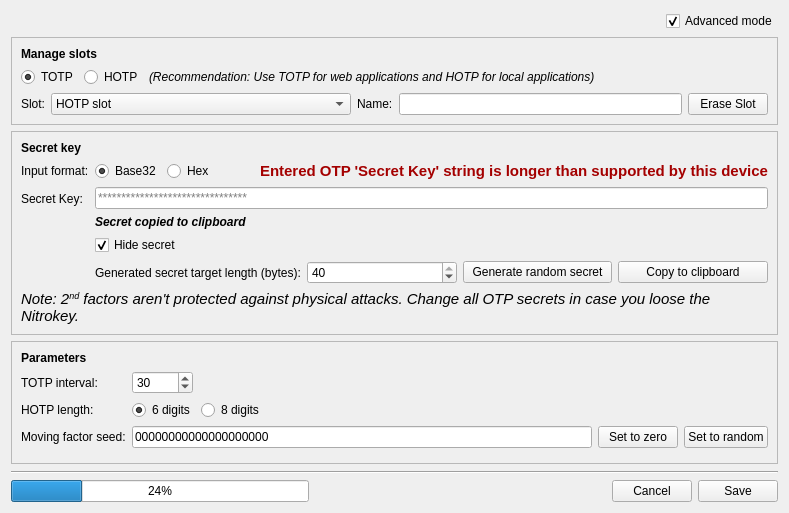
      <widget class="QWidget" name="tab">
       <attribute name="title">
        <string>OTP</string>
       </attribute>
       <layout class="QVBoxLayout" name="verticalLayout_16">
        <item alignment="Qt::AlignRight">
         <widget class="QCheckBox" name="checkBox_2">
          <property name="text">
           <string>Advanced mode</string>
          </property>
          <property name="checked">
           <bool>true</bool>
          </property>
         </widget>
        </item>
        <item>
         <widget class="QFrame" name="frame_8">
          <property name="autoFillBackground">
           <bool>false</bool>
          </property>
          <property name="frameShape">
           <enum>QFrame::StyledPanel</enum>
          </property>
          <property name="frameShadow">
           <enum>QFrame::Sunken</enum>
          </property>
          <layout class="QVBoxLayout" name="verticalLayout_11">
           <property name="sizeConstraint">
            <enum>QLayout::SetDefaultConstraint</enum>
           </property>
           <item>
            <widget class="QLabel" name="label_24">
             <property name="font">
              <font>
               <weight>75</weight>
               <bold>true</bold>
              </font>
             </property>
             <property name="text">
              <string>Manage slots</string>
             </property>
            </widget>
           </item>
           <item>
            <layout class="QHBoxLayout" name="horizontalLayout_14">
             <item>
              <widget class="QRadioButton" name="radioButton_2">
               <property name="accessibleName">
                <string>Select slot type: TOTP</string>
               </property>
               <property name="accessibleDescription">
                <string>(Recommendation: Use TOTP for web applications and HOTP for local applications)</string>
               </property>
               <property name="text">
                <string>TOTP</string>
               </property>
               <property name="checked">
                <bool>true</bool>
               </property>
              </widget>
             </item>
             <item>
              <widget class="QRadioButton" name="radioButton">
               <property name="accessibleName">
                <string>Select slot type: HOTP</string>
               </property>
               <property name="accessibleDescription">
                <string>(Recommendation: Use TOTP for web applications and HOTP for local applications)</string>
               </property>
               <property name="text">
                <string>HOTP</string>
               </property>
              </widget>
             </item>
             <item>
              <widget class="QLabel" name="label_25">
               <property name="font">
                <font>
                 <italic>true</italic>
                </font>
               </property>
               <property name="text">
                <string>(Recommendation: Use TOTP for web applications and HOTP for local applications)</string>
               </property>
              </widget>
             </item>
             <item>
              <spacer name="horizontalSpacer_14">
               <property name="orientation">
                <enum>Qt::Horizontal</enum>
               </property>
               <property name="sizeHint" stdset="0">
                <size>
                 <width>40</width>
                 <height>20</height>
                </size>
               </property>
              </spacer>
             </item>
            </layout>
           </item>
           <item>
            <layout class="QHBoxLayout" name="horizontalLayout_9">
             <item>
              <widget class="QLabel" name="label">
               <property name="text">
                <string>Slot:</string>
               </property>
              </widget>
             </item>
             <item>
              <widget class="QComboBox" name="slotComboBox">
               <property name="minimumSize">
                <size>
                 <width>300</width>
                 <height>0</height>
                </size>
               </property>
               <property name="accessibleName">
                <string>Select OTP slot number</string>
               </property>
               <property name="currentText">
                <string notr="true">HOTP slot</string>
               </property>
               <property name="currentIndex">
                <number>0</number>
               </property>
               <item>
                <property name="text">
                 <string notr="true">HOTP slot</string>
                </property>
               </item>
              </widget>
             </item>
             <item>
              <widget class="QLabel" name="label_2">
               <property name="text">
                <string>Name:</string>
               </property>
              </widget>
             </item>
             <item>
              <widget class="QLineEdit" name="nameEdit">
               <property name="accessibleName">
                <string>Slot name</string>
               </property>
               <property name="inputMask">
                <string/>
               </property>
               <property name="maxLength">
                <number>15</number>
               </property>
              </widget>
             </item>
             <item>
              <widget class="QPushButton" name="eraseButton">
               <property name="text">
                <string>Erase Slot</string>
               </property>
              </widget>
             </item>
            </layout>
           </item>
          </layout>
         </widget>
        </item>
        <item>
         <widget class="QFrame" name="frame">
          <property name="autoFillBackground">
           <bool>false</bool>
          </property>
          <property name="frameShape">
           <enum>QFrame::StyledPanel</enum>
          </property>
          <property name="frameShadow">
           <enum>QFrame::Sunken</enum>
          </property>
          <layout class="QVBoxLayout" name="verticalLayout_7">
           <item>
            <widget class="QLabel" name="label_21">
             <property name="font">
              <font>
               <weight>75</weight>
               <bold>true</bold>
              </font>
             </property>
             <property name="text">
              <string>Secret key</string>
             </property>
            </widget>
           </item>
           <item>
            <layout class="QFormLayout" name="formLayout_4">
             <property name="fieldGrowthPolicy">
              <enum>QFormLayout::AllNonFixedFieldsGrow</enum>
             </property>
             <item row="1" column="0">
              <widget class="QLabel" name="label_4">
               <property name="text">
                <string>Input format:</string>
               </property>
              </widget>
             </item>
             <item row="1" column="1">
              <layout class="QHBoxLayout" name="horizontalLayout_6">
               <item>
                <widget class="QRadioButton" name="base32RadioButton">
                 <property name="toolTip">
                  <string>Example: &quot;ZR3M5I...&quot;</string>
                 </property>
                 <property name="accessibleName">
                  <string>Secret input format: base32</string>
                 </property>
                 <property name="text">
                  <string>Base32</string>
                 </property>
                 <property name="checkable">
                  <bool>true</bool>
                 </property>
                 <property name="checked">
                  <bool>true</bool>
                 </property>
                </widget>
               </item>
               <item>
                <widget class="QRadioButton" name="hexRadioButton">
                 <property name="toolTip">
                  <string>Example: &quot;A3911C05...&quot; (remove any 0x prefix)</string>
                 </property>
                 <property name="accessibleName">
                  <string>Secret input format: hex</string>
                 </property>
                 <property name="text">
                  <string>Hex</string>
                 </property>
                 <property name="checked">
                  <bool>false</bool>
                 </property>
                </widget>
               </item>
               <item>
                <spacer name="horizontalSpacer_2">
                 <property name="orientation">
                  <enum>Qt::Horizontal</enum>
                 </property>
                 <property name="sizeHint" stdset="0">
                  <size>
                   <width>40</width>
                   <height>20</height>
                  </size>
                 </property>
                </spacer>
               </item>
               <item>
                <widget class="QLabel" name="l_supportedLength">
                 <property name="font">
                  <font>
                   <pointsize>11</pointsize>
                  </font>
                 </property>
                 <property name="accessibleName">
                  <string>Entered OTP 'Secret Key' string is longer than supported by this device</string>
                 </property>
                 <property name="accessibleDescription">
                  <string>Label shown when the OTP secret key is too long</string>
                 </property>
                 <property name="text">
                  <string extracomment="Label shown when the OTP secret key is too long">&lt;html&gt;&lt;head/&gt;&lt;body&gt;&lt;p&gt;&lt;span style=&quot; font-weight:600; color:#a40000;&quot;&gt;Entered OTP 'Secret Key' string is longer than supported by this device&lt;/span&gt;&lt;/p&gt;&lt;/body&gt;&lt;/html&gt;</string>
                 </property>
                </widget>
               </item>
              </layout>
             </item>
             <item row="2" column="0">
              <widget class="QLabel" name="label_3">
               <property name="toolTip">
                <string>&lt;html&gt;&lt;head/&gt;&lt;body&gt;&lt;p&gt;The secret is provided by your service provider you may want to login or can be configured in your local application which you may want to login to.&lt;/p&gt;&lt;/body&gt;&lt;/html&gt;</string>
               </property>
               <property name="text">
                <string>Secret Key:</string>
               </property>
              </widget>
             </item>
             <item row="2" column="1">
              <layout class="QVBoxLayout" name="verticalLayout_6">
               <item>
                <widget class="QLineEdit" name="secretEdit">
                 <property name="toolTip">
                  <string>The secret is provided by your service provider you may want to login or can be configured in your local application which you may want to login to.</string>
                 </property>
                 <property name="accessibleName">
                  <string>OTP secret key</string>
                 </property>
                 <property name="accessibleDescription">
                  <string>Note: 2nd factors aren't protected against physical attacks. Change all OTP secrets in case you loose the Nitrokey.</string>
                 </property>
                 <property name="inputMask">
                  <string/>
                 </property>
                 <property name="text">
                  <string/>
                 </property>
                 <property name="maxLength">
                  <number>200</number>
                 </property>
                 <property name="echoMode">
                  <enum>QLineEdit::PasswordEchoOnEdit</enum>
                 </property>
                 <property name="placeholderText">
                  <string>********************************</string>
                 </property>
                 <property name="clearButtonEnabled">
                  <bool>false</bool>
                 </property>
                </widget>
               </item>
               <item>
                <widget class="QLabel" name="labelNotify">
                 <property name="font">
                  <font>
                   <pointsize>9</pointsize>
                   <weight>75</weight>
                   <italic>true</italic>
                   <bold>true</bold>
                  </font>
                 </property>
                 <property name="text">
                  <string>Secret copied to clipboard</string>
                 </property>
                </widget>
               </item>
               <item>
                <layout class="QHBoxLayout" name="horizontalLayout_4">
                 <item>
                  <widget class="QCheckBox" name="checkBox">
                   <property name="enabled">
                    <bool>true</bool>
                   </property>
                   <property name="toolTip">
                    <string>&lt;html&gt;&lt;head/&gt;&lt;body&gt;&lt;p&gt;Hide or show the secret.&lt;/p&gt;&lt;/body&gt;&lt;/html&gt;</string>
                   </property>
                   <property name="text">
                    <string>Hide secret</string>
                   </property>
                   <property name="checked">
                    <bool>true</bool>
                   </property>
                  </widget>
                 </item>
                 <item>
                  <spacer name="horizontalSpacer_13">
                   <property name="orientation">
                    <enum>Qt::Horizontal</enum>
                   </property>
                   <property name="sizeHint" stdset="0">
                    <size>
                     <width>40</width>
                     <height>20</height>
                    </size>
                   </property>
                  </spacer>
                 </item>
                </layout>
               </item>
               <item>
                <layout class="QHBoxLayout" name="horizontalLayout_3">
                 <item>
                  <widget class="QLabel" name="label_7">
                   <property name="text">
                    <string>Generated secret target length (bytes):</string>
                   </property>
                  </widget>
                 </item>
                 <item>
                  <widget class="QSpinBox" name="secret_key_generated_len">
                   <property name="accessibleName">
                    <string>TOTP interval value</string>
                   </property>
                   <property name="minimum">
                    <number>10</number>
                   </property>
                   <property name="maximum">
                    <number>40</number>
                   </property>
                   <property name="value">
                    <number>40</number>
                   </property>
                  </widget>
                 </item>
                 <item>
                  <widget class="QPushButton" name="randomSecretButton">
                   <property name="toolTip">
                    <string>After generating a random secret, you would need to copy it into your application or service where you want to login to.</string>
                   </property>
                   <property name="accessibleDescription">
                    <string/>
                   </property>
                   <property name="text">
                    <string>Generate random secret</string>
                   </property>
                  </widget>
                 </item>
                 <item>
                  <widget class="QPushButton" name="btn_copyToClipboard">
                   <property name="toolTip">
                    <string>Copy secret to clipboard</string>
                   </property>
                   <property name="text">
                    <string>Copy to clipboard</string>
                   </property>
                  </widget>
                 </item>
                </layout>
               </item>
              </layout>
             </item>
            </layout>
           </item>
           <item>
            <widget class="QLabel" name="label_26">
             <property name="font">
              <font>
               <pointsize>11</pointsize>
               <italic>true</italic>
              </font>
             </property>
             <property name="text">
              <string>Note: 2&lt;sup&gt;nd&lt;/sup&gt; factors aren't protected against physical attacks. Change all OTP secrets in case you loose the Nitrokey.</string>
             </property>
             <property name="wordWrap">
              <bool>true</bool>
             </property>
            </widget>
           </item>
          </layout>
         </widget>
        </item>
        <item>
         <widget class="QFrame" name="frame_2">
          <property name="autoFillBackground">
           <bool>false</bool>
          </property>
          <property name="frameShape">
           <enum>QFrame::StyledPanel</enum>
          </property>
          <property name="frameShadow">
           <enum>QFrame::Sunken</enum>
          </property>
          <layout class="QVBoxLayout" name="verticalLayout_9">
           <item>
            <widget class="QLabel" name="label_22">
             <property name="font">
              <font>
               <weight>75</weight>
               <bold>true</bold>
              </font>
             </property>
             <property name="text">
              <string>Parameters</string>
             </property>
            </widget>
           </item>
           <item>
            <layout class="QFormLayout" name="formLayout_5">
             <property name="fieldGrowthPolicy">
              <enum>QFormLayout::AllNonFixedFieldsGrow</enum>
             </property>
             <item row="4" column="1">
              <layout class="QVBoxLayout" name="verticalLayout_5">
               <item>
                <layout class="QHBoxLayout" name="horizontalLayout_7">
                 <item>
                  <widget class="QLineEdit" name="counterEdit">
                   <property name="accessibleName">
                    <string>HOTP moving factor seed</string>
                   </property>
                   <property name="inputMask">
                    <string/>
                   </property>
                   <property name="text">
                    <string>00000000000000000000</string>
                   </property>
                   <property name="maxLength">
                    <number>20</number>
                   </property>
                  </widget>
                 </item>
                 <item>
                  <widget class="QPushButton" name="setToZeroButton">
                   <property name="accessibleName">
                    <string>Set HOTP counter to zero</string>
                   </property>
                   <property name="text">
                    <string>Set to zero</string>
                   </property>
                  </widget>
                 </item>
                 <item>
                  <widget class="QPushButton" name="setToRandomButton">
                   <property name="accessibleName">
                    <string>Set HOTP counter to random value</string>
                   </property>
                   <property name="text">
                    <string>Set to random</string>
                   </property>
                  </widget>
                 </item>
                </layout>
               </item>
              </layout>
             </item>
             <item row="5" column="1">
              <spacer name="verticalSpacer_3">
               <property name="orientation">
                <enum>Qt::Vertical</enum>
               </property>
               <property name="sizeHint" stdset="0">
                <size>
                 <width>20</width>
                 <height>0</height>
                </size>
               </property>
              </spacer>
             </item>
             <item row="3" column="1">
              <layout class="QHBoxLayout" name="horizontalLayout_8">
               <item>
                <widget class="QRadioButton" name="digits6radioButton">
                 <property name="accessibleName">
                  <string>OTP code length: 6 digits</string>
                 </property>
                 <property name="text">
                  <string>6 digits</string>
                 </property>
                 <property name="checked">
                  <bool>true</bool>
                 </property>
                </widget>
               </item>
               <item>
                <widget class="QRadioButton" name="digits8radioButton">
                 <property name="accessibleName">
                  <string>OTP code length:  8 digits</string>
                 </property>
                 <property name="text">
                  <string>8 digits</string>
                 </property>
                </widget>
               </item>
               <item>
                <spacer name="horizontalSpacer_6">
                 <property name="orientation">
                  <enum>Qt::Horizontal</enum>
                 </property>
                 <property name="sizeHint" stdset="0">
                  <size>
                   <width>40</width>
                   <height>20</height>
                  </size>
                 </property>
                </spacer>
               </item>
              </layout>
             </item>
             <item row="2" column="1">
              <layout class="QHBoxLayout" name="horizontalLayout_15">
               <item>
                <widget class="QSpinBox" name="intervalSpinBox">
                 <property name="accessibleName">
                  <string>TOTP interval value</string>
                 </property>
                 <property name="minimum">
                  <number>1</number>
                 </property>
                 <property name="maximum">
                  <number>65536</number>
                 </property>
                 <property name="value">
                  <number>30</number>
                 </property>
                </widget>
               </item>
               <item>
                <spacer name="horizontalSpacer_10">
                 <property name="orientation">
                  <enum>Qt::Horizontal</enum>
                 </property>
                 <property name="sizeHint" stdset="0">
                  <size>
                   <width>40</width>
                   <height>0</height>
                  </size>
                 </property>
                </spacer>
               </item>
              </layout>
             </item>
             <item row="4" column="0">
              <widget class="QLabel" name="label_6">
               <property name="text">
                <string>Moving factor seed:</string>
               </property>
              </widget>
             </item>
             <item row="3" column="0">
              <widget class="QLabel" name="label_5">
               <property name="text">
                <string>HOTP length:</string>
               </property>
              </widget>
             </item>
             <item row="2" column="0">
              <widget class="QLabel" name="intervalLabel">
               <property name="text">
                <string>TOTP interval:</string>
               </property>
              </widget>
             </item>
            </layout>
           </item>
          </layout>
         </widget>
        </item>
        <item>
         <spacer name="verticalSpacer">
          <property name="orientation">
           <enum>Qt::Vertical</enum>
          </property>
          <property name="sizeType">
           <enum>QSizePolicy::MinimumExpanding</enum>
          </property>
          <property name="sizeHint" stdset="0">
           <size>
            <width>20</width>
            <height>1</height>
           </size>
          </property>
         </spacer>
        </item>
        <item>
         <widget class="Line" name="line">
          <property name="orientation">
           <enum>Qt::Horizontal</enum>
          </property>
         </widget>
        </item>
        <item>
         <layout class="QHBoxLayout" name="horizontalLayout">
          <item>
           <widget class="QProgressBar" name="progressBar">
            <property name="value">
             <number>24</number>
            </property>
           </widget>
          </item>
          <item>
           <spacer name="horizontalSpacer">
            <property name="orientation">
             <enum>Qt::Horizontal</enum>
            </property>
            <property name="sizeHint" stdset="0">
             <size>
              <width>40</width>
              <height>20</height>
             </size>
            </property>
           </spacer>
          </item>
          <item>
           <widget class="QPushButton" name="cancelButton">
            <property name="toolTip">
             <string/>
            </property>
            <property name="text">
             <string>Cancel</string>
            </property>
           </widget>
          </item>
          <item>
           <widget class="QPushButton" name="writeButton">
            <property name="text">
             <string>Save</string>
            </property>
           </widget>
          </item>
         </layout>
        </item>
       </layout>
      </widget>
